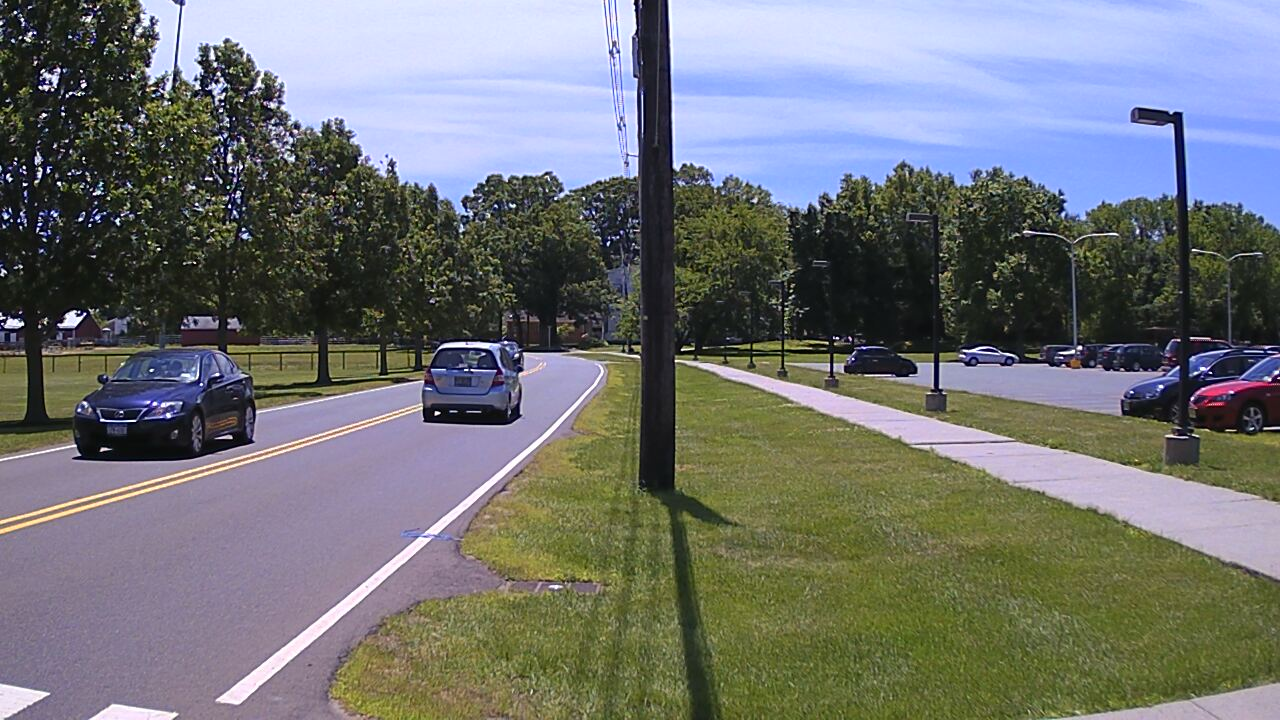
#> input picture depth/frame00363.jpeg, 1280 x 720 px
$ python depth.py
#> lines starting #> are read from the running program, lines starting #| are printed output that depends on the picture
import numpy as np
import cv2
from matplotlib import pyplot as plt

imgL = cv2.imread('frame00363.jpeg', 0)
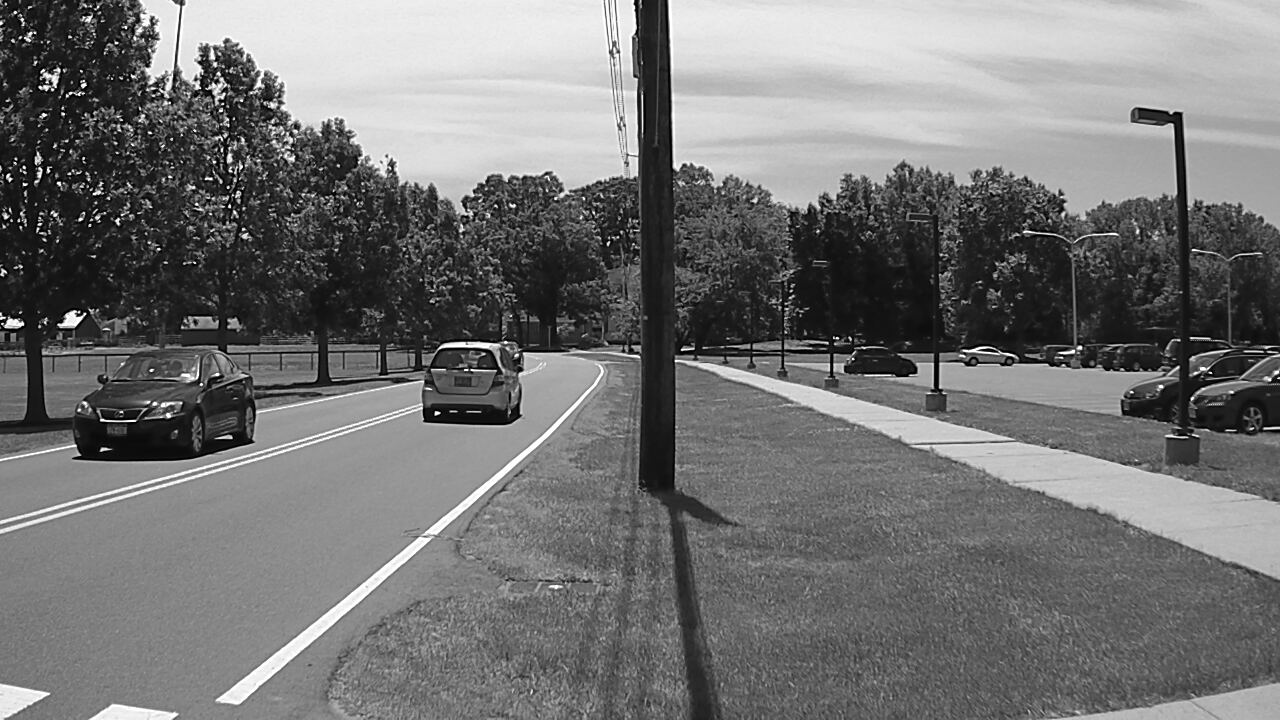
#> imgL: shape (720, 1280); min 0, max 255, mean 115.8
imgR = cv2.imread('frame00364.jpeg', 0)
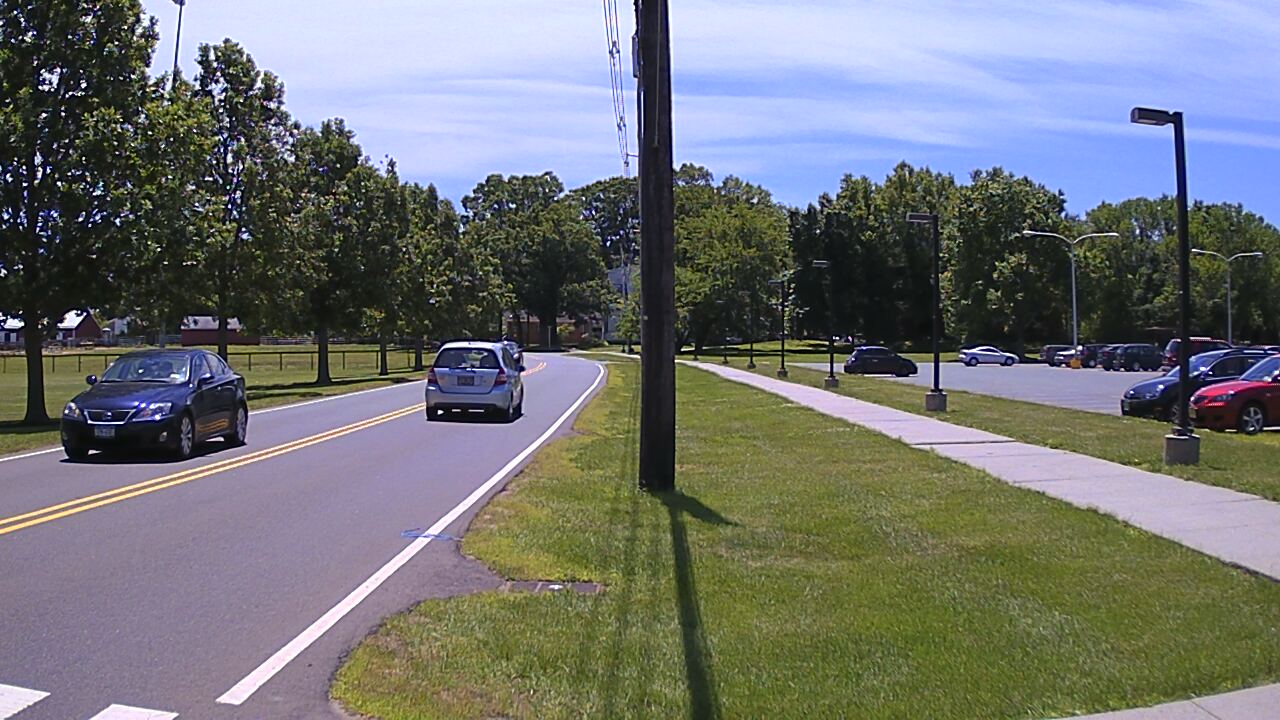
#> input picture depth/frame00364.jpeg, 1280 x 720 px
#> imgR: shape (720, 1280); min 0, max 255, mean 115.8

#> (the run stopped early here; a loop or call above may not have finished)
